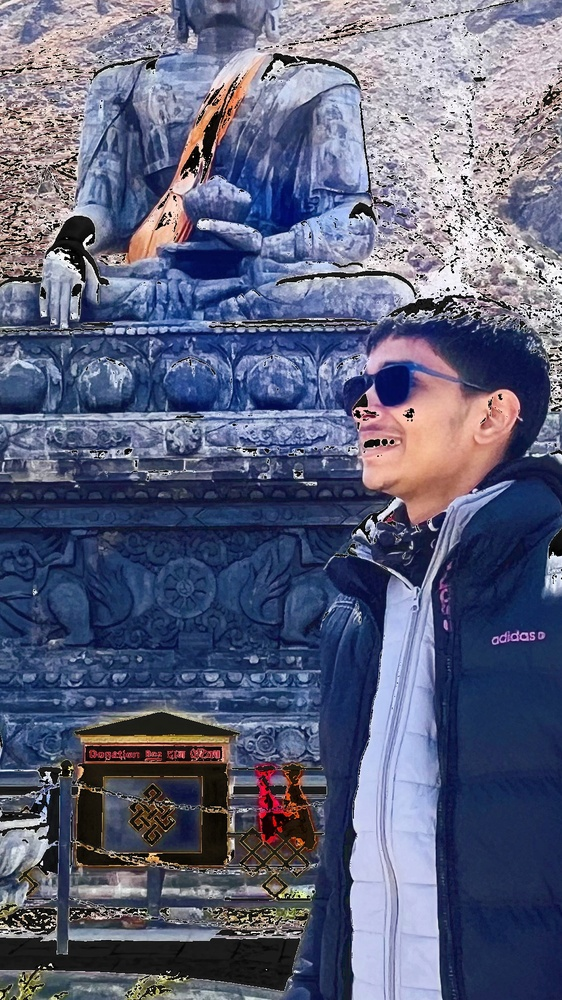
#> input picture edited_image.jpg, 562 x 1000 px, shrunk from 1134 x 2016 before the run, given in place of the camera
$ python 'Real Time Gesture Control with OpenCV.py'
#> lines starting #> are read from the running program, lines starting #| are printed output that depends on the picture; after the words box and inside, x2 and y2 are one past the last pixel; in counts of white or black regions, pixels touching at a corner belong together
import cv2
import numpy

#Set up webcam capture
cap = cv2.VideoCapture(0)

if not cap.isOpened():
    print("Error: Could not open webcam")
    exit()

while True:
    #Capture frame-by-frame
    ret, frame = cap.read()
#> frame is the input picture: shape (1000, 562, 3); mean B, G, R 123.6, 97.5, 92.9

    if not ret:
        print("Error: Failed to capture image")
        break

    #Convert to HSV for color filtering
    hsv = cv2.cvtColor(frame, cv2.COLOR_BGR2HSV)
#> hsv: shape (1000, 562, 3); mean H, S, V 103.2, 104.7, 129.1

    #Define the range for skin color in HSV
    lower_skin = numpy.array([0, 20, 70], dtype=numpy.uint8)
    upper_skin = numpy.array([20, 255, 255], dtype=numpy.uint8)

    #Create a mask for skin color
    mask = cv2.inRange(hsv, lower_skin, upper_skin)
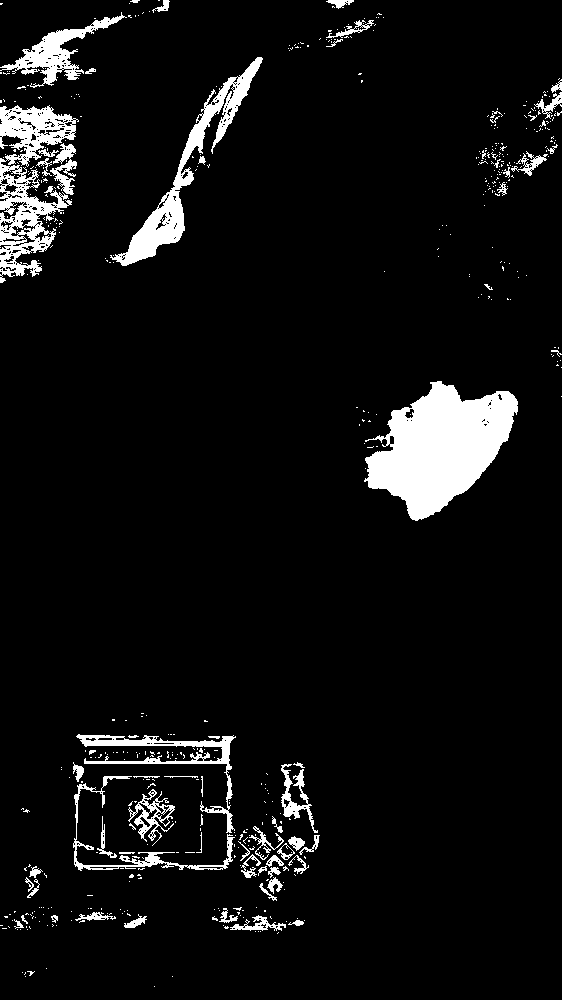
#> mask: shape (1000, 562); 6.5% white; 518 white regions (452 under 20 px)

    #Apply the mask to the original frame
    skin = cv2.bitwise_and(frame, frame, mask=mask)
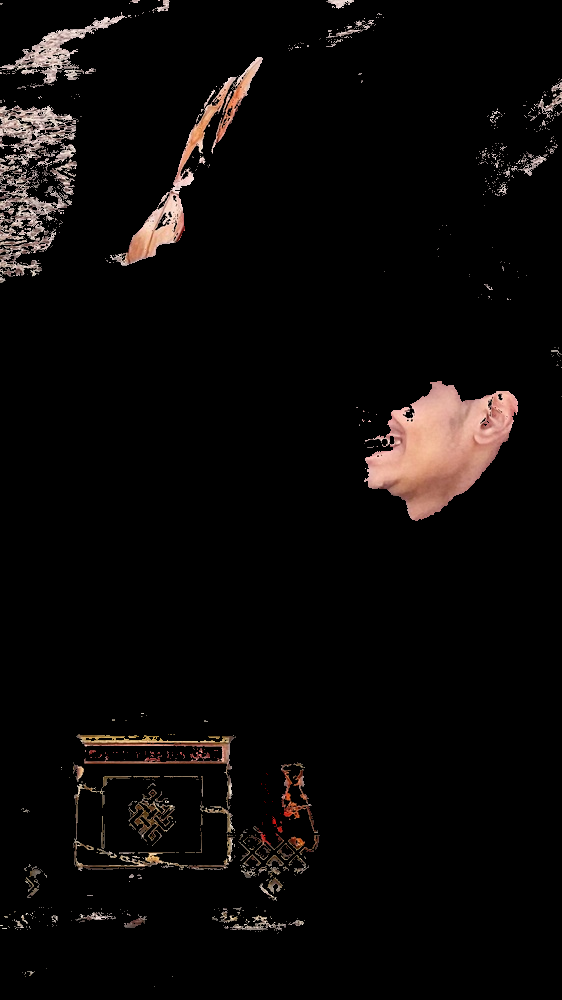
#> skin: shape (1000, 562, 3); mean B, G, R 8.3, 9.2, 11.7

    #Find contours (hand shape) in the masked image
    contours, _ = cv2.findContours(mask, cv2.RETR_EXTERNAL, cv2.CHAIN_APPROX_SIMPLE)
#> contours = 515 contours, 470 with area under 20; largest, box (x1, y1, x2, y2) and area: (364, 381, 518, 521) 12264, (0, 105, 79, 283) 6405, (110, 57, 263, 266) 4489, (0, 12, 127, 88) 2062, (76, 734, 236, 833) 1846

    #If contours are found, draw them
    if contours:
        max_contour = max(contours, key=cv2.contourArea) #Get the llargest countour
#> max_contour = contour of 325 points, box (x1, y1, x2, y2) (364, 381, 518, 521), area 12264
        (x, y, w, h) = cv2.boundingRect(max_contour)
#> x = 364; y = 381; w = 154; h = 140
        cv2.rectangle(frame, (x, y), (x+w, y+h), (0, 255, 0), 2) #Green rectangle with thickness 2
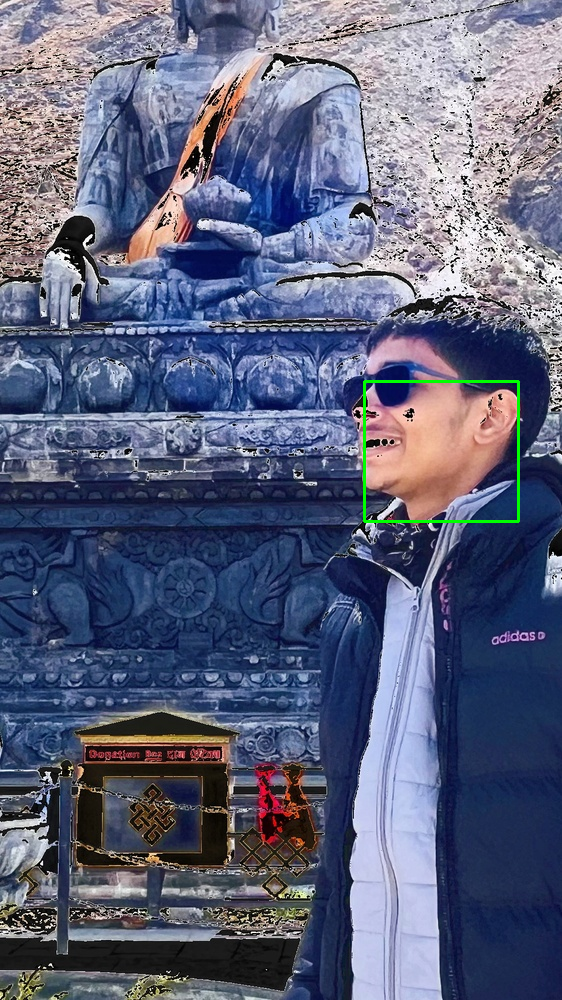
#> frame: shape (1000, 562, 3); 0.31% of pixels changed, all inside (x1, y1, x2, y2) = (363, 380, 520, 523)

        #Get the center of the hand for further tracking or interaction
        center_x = x + w // 2
#> center_x = 441
        center_y = y + h // 2
#> center_y = 451
        cv2.circle(frame, (center_x, center_y), 5, (0, 0, 255), -1) #Red circle with radius 5
#> frame: shape (1000, 562, 3); 0.01% of pixels changed, all inside (x1, y1, x2, y2) = (436, 446, 447, 457)

        #Display the original and result frames
        cv2.imshow('Original', frame)
        cv2.imshow('Result', skin)

        #Break the loop when 'q' is pressed
        if cv2.waitKey(1) & 0xFF == ord('q'):
#> (key q is pressed here)
            break

#Release the capture and close windows
cap.release()
cv2.destroyAllWindows()
